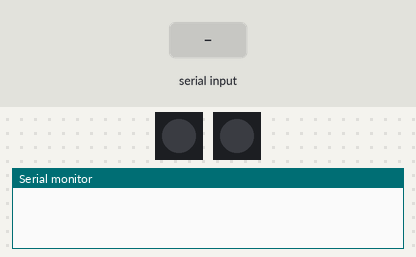
Recording of a sketch running on a simulated Arduino Uno, built with avr-gcc and run on an emulated ATmega328P. On the bench: 2 × 1 RGB LEDs in strip order, left to right, the last lines printed to the serial monitor. The test bench sets the inputs (shaded band).

Above: at 1.2 s.
1.3 s: byte 2 (2) received over Serial
At 1.6 s:
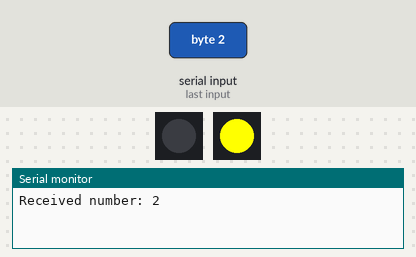
3.3 s: byte 3 (3) received over Serial
At 3.7 s:
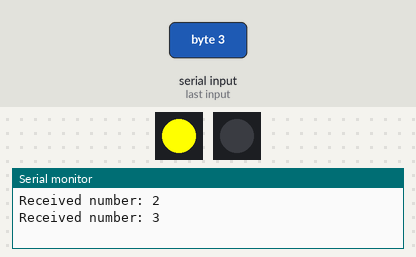
5.3 s: byte 4 (4) received over Serial
At 5.7 s:
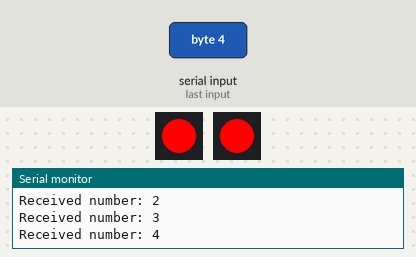
Timing chart, 0 to 8.3 s (numbered marks = the images above; inputs shaded):
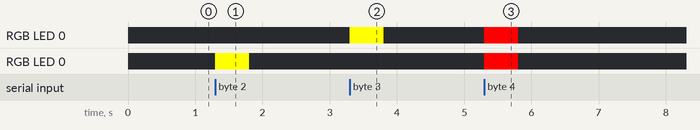

The sketch:

driving.ino
```cpp
#include <Adafruit_NeoPixel.h>

#define LED_PIN_LEFT 3
#define LED_PIN_RIGHT 2
#define LED_COUNT 1

int num = 0;
Adafruit_NeoPixel pixel_left(LED_COUNT, LED_PIN_LEFT, NEO_GRB + NEO_KHZ800);
Adafruit_NeoPixel pixel_right(LED_COUNT, LED_PIN_RIGHT, NEO_GRB + NEO_KHZ800);

void setup() {
  Serial.begin(9600); // 시리얼 통신 시작
  pixel_right.begin();
  pixel_left.begin();
}

void loop() {
  if (Serial.available()) { // 시리얼 버퍼에 데이터가 있는 경우
    num = Serial.read(); // 데이터를 읽고 변수에 저장
    Serial.print("Received number: ");
    Serial.println(num);

    if (num == 1) { // 1 = 정상주행 = 불꺼짐
      pixel_left.setPixelColor(0, pixel_left.Color(0, 0, 0)); // LED를 끔
      pixel_right.setPixelColor(0, pixel_right.Color(0, 0, 0));
      pixel_left.show();
      pixel_right.show();
    }

    else if (num == 2) { // 2 = 좌회전
      pixel_left.setPixelColor(0, pixel_left.Color(255, 255, 0));
      pixel_left.show();
      delay(500);
      pixel_left.setPixelColor(0, pixel_left.Color(0, 0, 0));
      pixel_left.show();
      delay(500);
    }

    else if (num == 3) { // 3 = 우회전
      pixel_right.setPixelColor(0, pixel_right.Color(255, 255, 0));
      pixel_right.show();
      delay(500);
      pixel_right.setPixelColor(0, pixel_right.Color(0, 0, 0));
      pixel_right.show();
      delay(500);
    }

    else if (num == 4) { // 4 = stop
      pixel_right.setPixelColor(0, pixel_right.Color(255, 0, 0));
      pixel_left.setPixelColor(0, pixel_left.Color(255, 0, 0));
      pixel_right.show();
      pixel_left.show();
      delay(500);
      pixel_right.setPixelColor(0, pixel_right.Color(0, 0, 0));
      pixel_left.setPixelColor(0, pixel_left.Color(0, 0, 0));
      pixel_right.show();
      pixel_left.show();
      delay(500);
    }
  }
}
```

Measured:
- after the input at 1.3 s, RGB LED 0: off → RGB(255, 255, 0) at once, → off 0.50 s later
- after the input at 3.3 s, RGB LED 0: off → RGB(255, 255, 0) at once, → off 0.50 s later
- after the input at 5.3 s, RGB LED 0, RGB LED 0: off → RGB(255, 0, 0) at once, → off 0.50 s later
